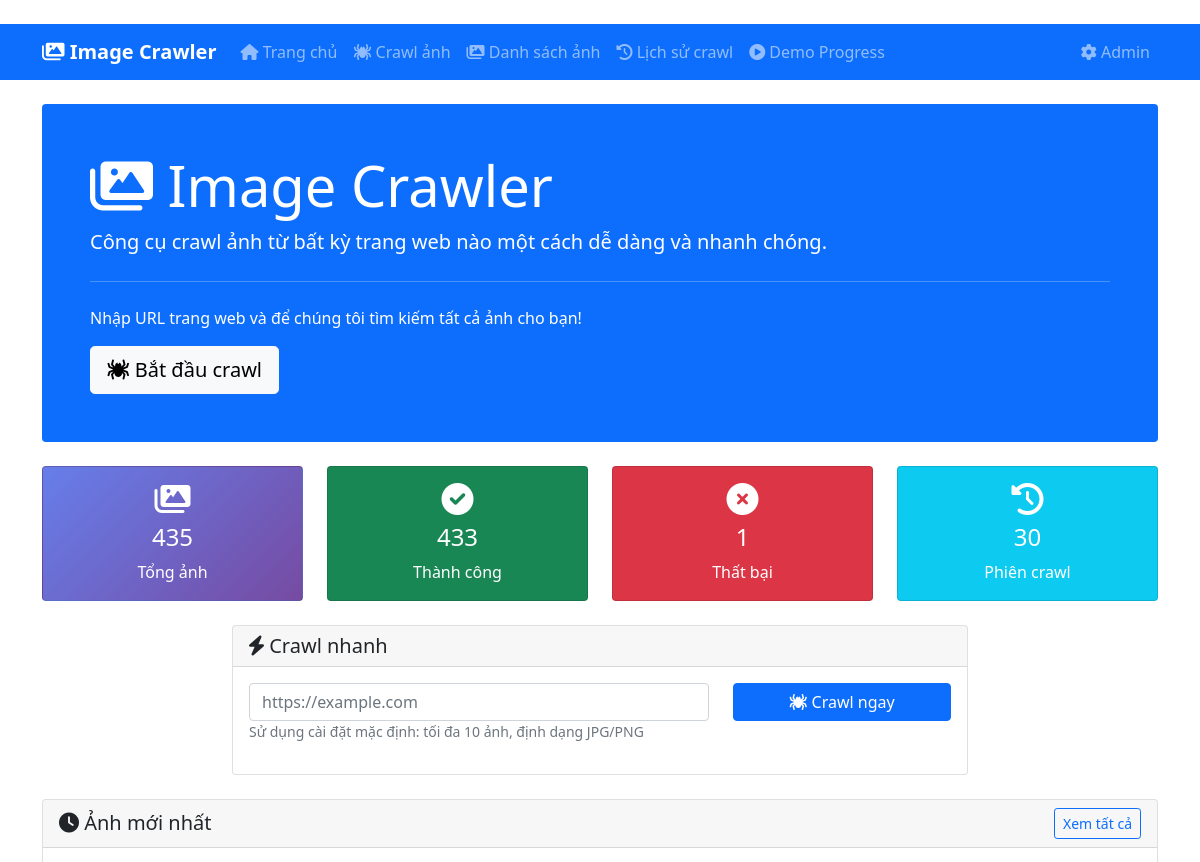
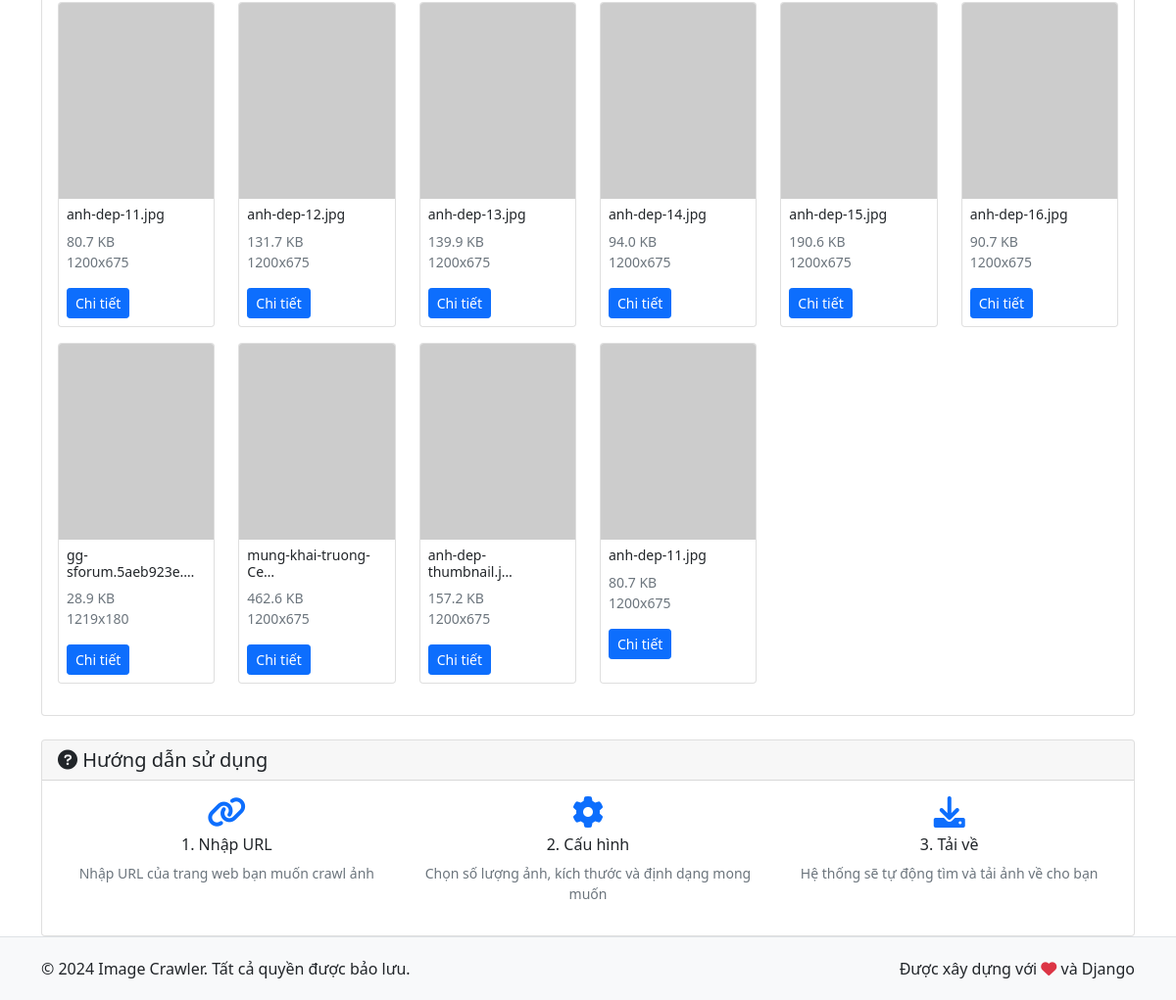
The page / on the database its author committed (2 pictures, top to bottom).
### image_crawler/models.py (models this page shows, shortened)
class CrawledImage(models.Model):
    source_url = models.URLField(verbose_name="URL nguồn", max_length=500)
    image_url = models.URLField(verbose_name="URL ảnh", max_length=500)
    image_name = models.CharField(verbose_name="Tên ảnh", max_length=255)
    local_path = models.CharField(verbose_name="Đường dẫn local", max_length=500, blank=True)
    file_size = models.PositiveIntegerField(verbose_name="Kích thước file", null=True, blank=True)
    width = models.PositiveIntegerField(verbose_name="Chiều rộng", null=True, blank=True)
    height = models.PositiveIntegerField(verbose_name="Chiều cao", null=True, blank=True)
    image_format = models.CharField(verbose_name="Định dạng", max_length=10, blank=True)
    crawled_at = models.DateTimeField(verbose_name="Thời gian crawl", default=timezone.now)
    STATUS_CHOICES = [
        ('pending', 'Đang chờ'),
        ('downloading', 'Đang tải'),
        ('completed', 'Hoàn thành'),
        ('failed', 'Thất bại'),
    ]
    status = models.CharField(
        verbose_name="Trạng thái",
        max_length=20,
        choices=STATUS_CHOICES,
        default='pending'
    )
    error_message = models.TextField(verbose_name="Thông báo lỗi", blank=True)
    class Meta:
        verbose_name = "Ảnh đã crawl"
        verbose_name_plural = "Ảnh đã crawl"
        ordering = ['-crawled_at']
    def get_file_size_display(self):
        if not self.file_size:
            return "Không xác định"
        if self.file_size < 1024:
            return f"{self.file_size} B"
        elif self.file_size < 1024 * 1024:
            return f"{self.file_size / 1024:.1f} KB"
        else:
            return f"{self.file_size / (1024 * 1024):.1f} MB"

### image_crawler/views.py (the view)
# urls.py: path('', views.index, name='index'),
def index(request):
    form = CrawlImageForm()
    recent_images = CrawledImage.objects.filter(status='completed')[:10]
    stats = {
        'total_images': CrawledImage.objects.count(),
        'completed_images': CrawledImage.objects.filter(status='completed').count(),
        'failed_images': CrawledImage.objects.filter(status='failed').count(),
        'total_sessions': CrawlSession.objects.count(),
    }
    context = {
        'form': form,
        'recent_images': recent_images,
        'stats': stats,
    }
    return render(request, 'image_crawler/index.html', context)

### templates/image_crawler/index.html (shortened to what this page needs)
﻿{% extends 'image_crawler/base.html' %}
{% block content %}
<div class="row">
    <div class="col-md-12">
        <div class="jumbotron bg-primary text-white p-5 rounded mb-4">
            <h1 class="display-4">
                <i class="fas fa-images"></i> Image Crawler
            </h1>
            <p class="lead">Công cụ crawl ảnh từ bất kỳ trang web nào một cách dễ dàng và nhanh chóng.</p>
            <hr class="my-4">
            <p>Nhập URL trang web và để chúng tôi tìm kiếm tất cả ảnh cho bạn!</p>
            <a class="btn btn-light btn-lg" href="{% url 'image_crawler:crawl' %}" role="button">
                <i class="fas fa-spider"></i> Bắt đầu crawl
            </a>
        </div>
    </div>
</div>
<div class="row mb-4">
    <div class="col-md-3">
        <div class="card stats-card">
            <div class="card-body text-center">
                <i class="fas fa-images fa-2x mb-2"></i>
                <h4>{{ stats.total_images }}</h4>
                <p class="mb-0">Tổng ảnh</p>
            </div>
        </div>
    </div>
    <div class="col-md-3">
        <div class="card bg-success text-white">
            <div class="card-body text-center">
                <i class="fas fa-check-circle fa-2x mb-2"></i>
                <h4>{{ stats.completed_images }}</h4>
                <p class="mb-0">Thành công</p>
            </div>
        </div>
    </div>
    <div class="col-md-3">
        <div class="card bg-danger text-white">
            <div class="card-body text-center">
                <i class="fas fa-times-circle fa-2x mb-2"></i>
                <h4>{{ stats.failed_images }}</h4>
                <p class="mb-0">Thất bại</p>
            </div>
        </div>
    </div>
    <div class="col-md-3">
        <div class="card bg-info text-white">
            <div class="card-body text-center">
                <i class="fas fa-history fa-2x mb-2"></i>
                <h4>{{ stats.total_sessions }}</h4>
                <p class="mb-0">Phiên crawl</p>
            </div>
        </div>
    </div>
</div>
<div class="row mb-4">
    <div class="col-md-8 mx-auto">
        <div class="card">
            <div class="card-header">
                <h5 class="mb-0">
                    <i class="fas fa-bolt"></i> Crawl nhanh
                </h5>
            </div>
            <div class="card-body">
                <form method="post" action="{% url 'image_crawler:crawl' %}">
                    <div class="row">
                        <div class="col-md-8">
                            {{ form.url }}
                        </div>
                        <div class="col-md-4">
                            <button type="submit" class="btn btn-primary w-100">
                                <i class="fas fa-spider"></i> Crawl ngay
                            </button>
                        </div>
                    </div>
                    <small class="text-muted">
                        Sử dụng cài đặt mặc định: tối đa 10 ảnh, định dạng JPG/PNG
                    </small>
                </form>
            </div>
        </div>
    </div>
</div>
{% if recent_images %}
<div class="row">
    <div class="col-md-12">
        <div class="card">
            <div class="card-header d-flex justify-content-between align-items-center">
                <h5 class="mb-0">
                    <i class="fas fa-clock"></i> Ảnh mới nhất
                </h5>
                <a href="{% url 'image_crawler:image_list' %}" class="btn btn-sm btn-outline-primary">
                    Xem tất cả
                </a>
            </div>
            <div class="card-body">
                <div class="row">
                    {% for image in recent_images %}
                    <div class="col-md-2 col-sm-4 col-6 mb-3">
                        <div class="card h-100">
                            {% if image.local_path %}
                                <img src="{{ image.image_url }}" class="card-img-top" alt="{{ image.image_name }}"
                                     onerror="this.src='https://via.placeholder.com/200x200?text=No+Image'">
                            {% else %}
                                <img src="{{ image.image_url }}" class="card-img-top" alt="{{ image.image_name }}"
                                     onerror="this.src='https://via.placeholder.com/200x200?text=No+Image'">
                            {% endif %}
                            <div class="card-body p-2">
                                <h6 class="card-title small">{{ image.image_name|truncatechars:20 }}</h6>
                                <p class="card-text small text-muted">
                                    {{ image.get_file_size_display }}
                                    {% if image.width and image.height %}
                                        <br>{{ image.width }}x{{ image.height }}
                                    {% endif %}
                                </p>
                                <a href="{% url 'image_crawler:image_detail' image.id %}" class="btn btn-sm btn-primary">
                                    Chi tiết
                                </a>
                            </div>
                        </div>
                    </div>
                    {% endfor %}
                </div>
            </div>
        </div>
    </div>
</div>
{% endif %}
<div class="row mt-4">
    <div class="col-md-12">
        <div class="card">
            <div class="card-header">
                <h5 class="mb-0">
                    <i class="fas fa-question-circle"></i> Hướng dẫn sử dụng
                </h5>
            </div>
            <div class="card-body">
                <div class="row">
                    <div class="col-md-4">
                        <div class="text-center">
                            <i class="fas fa-link fa-2x text-primary mb-2"></i>
                            <h6>1. Nhập URL</h6>
                            <p class="small text-muted">Nhập URL của trang web bạn muốn crawl ảnh</p>
                        </div>
                    </div>
                    <div class="col-md-4">
                        <div class="text-center">
                            <i class="fas fa-cog fa-2x text-primary mb-2"></i>
                            <h6>2. Cấu hình</h6>
                            <p class="small text-muted">Chọn số lượng ảnh, kích thước và định dạng mong muốn</p>
                        </div>
                    </div>
                    <div class="col-md-4">
                        <div class="text-center">
                            <i class="fas fa-download fa-2x text-primary mb-2"></i>
                            <h6>3. Tải về</h6>
                            <p class="small text-muted">Hệ thống sẽ tự động tìm và tải ảnh về cho bạn</p>
                        </div>
                    </div>
                </div>
            </div>
        </div>
    </div>
</div>
{% endblock %}

### templates/image_crawler/base.html (style rules this page uses)
.card-img-top { height: 200px; object-fit: cover; }
.stats-card { background: linear-gradient(135deg, #667eea 0%, #764ba2 100%); color: white; }

### rows shown on the page
CrawledImage: image_name "anh-dep-11.jpg", file_size "80.7 KB", width "1200", height "675"
CrawledImage: image_name "anh-dep-12.jpg", file_size "131.7 KB", width "1200", height "675"
CrawledImage: image_name "anh-dep-13.jpg", file_size "139.9 KB", width "1200", height "675"
CrawledImage: image_name "anh-dep-14.jpg", file_size "94.0 KB", width "1200", height "675"
CrawledImage: image_name "anh-dep-15.jpg", file_size "190.6 KB", width "1200", height "675"
CrawledImage: image_name "anh-dep-16.jpg", file_size "90.7 KB", width "1200", height "675"
CrawledImage: image_name "gg-sforum.5aeb923e.…", file_size "28.9 KB", width "1219", height "180"
CrawledImage: image_name "mung-khai-truong-Ce…", file_size "462.6 KB", width "1200", height "675"
CrawledImage: image_name "anh-dep-thumbnail.j…", file_size "157.2 KB", width "1200", height "675"
CrawledImage: image_name "anh-dep-11.jpg", file_size "80.7 KB", width "1200", height "675"

### other values the page prints
{{ stats.total_images }} "435"
{{ stats.completed_images }} "433"
{{ stats.failed_images }} "1"
{{ stats.total_sessions }} "30"
